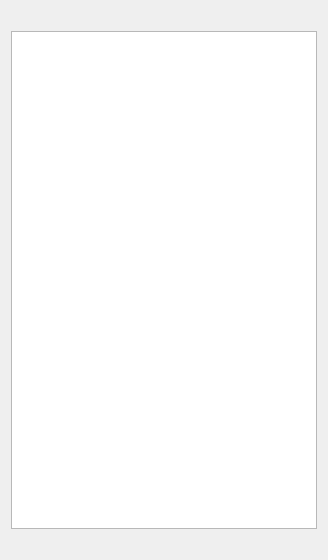
<?xml version="1.0" encoding="UTF-8"?>
<ui version="4.0">
 <class>CatalogWidget</class>
 <widget class="QWidget" name="CatalogWidget">
  <property name="geometry">
   <rect>
    <x>0</x>
    <y>0</y>
    <width>328</width>
    <height>560</height>
   </rect>
  </property>
  <property name="windowTitle">
   <string>Form</string>
  </property>
  <layout class="QGridLayout" name="gridLayout">
   <item row="0" column="0">
    <layout class="QVBoxLayout" name="verticalLayout">
     <item>
      <widget class="QLabel" name="volume_label">
       <property name="text">
        <string/>
       </property>
      </widget>
     </item>
     <item>
      <widget class="QListWidget" name="catalog_list"/>
     </item>
     <item>
      <widget class="QLabel" name="file_label">
       <property name="text">
        <string/>
       </property>
      </widget>
     </item>
    </layout>
   </item>
  </layout>
 </widget>
 <resources/>
 <connections/>
</ui>
